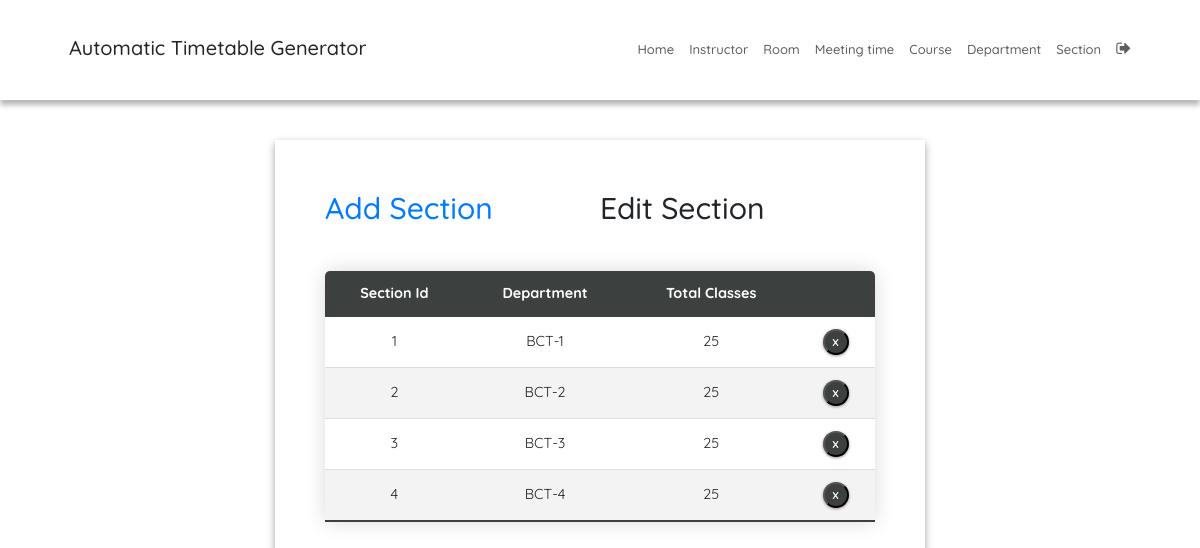
The page /sectionEdit/ (signed in) on the database its author committed.
### SchedulerApp/models.py (models this page shows, shortened)
class Section(models.Model):
    section_id = models.CharField(max_length=25, primary_key=True)
    department = models.ForeignKey(Department, on_delete=models.CASCADE)
    num_class_in_week = models.IntegerField(default=0)
    course = models.ForeignKey(Course,
                               on_delete=models.CASCADE,
                               blank=True,
                               null=True)
    meeting_time = models.ForeignKey(MeetingTime,
                                     on_delete=models.CASCADE,
                                     blank=True,
                                     null=True)
    room = models.ForeignKey(Room,
                             on_delete=models.CASCADE,
                             blank=True,
                             null=True)
    instructor = models.ForeignKey(Instructor,
                                   on_delete=models.CASCADE,
                                   blank=True,
                                   null=True)

class Department(models.Model):
    dept_name = models.CharField(max_length=50)
    courses = models.ManyToManyField(Course)
    def __str__(self):
        return self.dept_name

### SchedulerApp/views.py (the view)
# urls.py: path('sectionEdit/', sectionEdit, name='sectionEdit'),
@login_required
def sectionEdit(request):
    context = {'sections': Section.objects.all()}
    return render(request, 'sectionEdit.html', context)

### SchedulerApp/templatetags/index.py (called while the page is built)
@register.tag
def active(parser, token):
    args = token.split_contents()
    template_tag = args[0]
    if len(args) < 2:
        raise (template.TemplateSyntaxError, f'{template_tag} tag requires at least one argument')
    return NavSelectedNode(args[1:])

    def render(self, context):
        path = context['request'].path
        for p in self.patterns:
            pValue = template.Variable(p).resolve(context)
            if path == pValue:
                return 'active'
        return ''

### templates/sectionEdit.html (shortened to what this page needs)
{% extends 'base.html' %}
{% block content %}
{% load static %}
<fieldset class="fieldset">
  <div class="tablink">
    <a href="{% url 'sectionAdd'%}">
      <h1 onclick="openPage('new')" id="defaultOpen">Add Section</h1>
    </a>
    <h1 onclick="openPage('edit')" id="link_to_edit">Edit Section</h1>
  </div>
  <div class="tabcontent" id="edit">
    <table class="editTable">
      <thead>
        <tr class="table-headers">
          <th>Section Id</th>
          <th>Department</th>
          <th>Total Classes</th>
          <th class="empty"></th>
        </tr>
      </thead>
      <tbody>
        {% for sec in sections %}
        <tr>
          <td>{{sec.section_id}}</td>
          <td>{{sec.department}}</td>
          <td>{{sec.num_class_in_week }}</td>
          <td class="empty">
            <form action="{% url 'deletesection' sec.section_id %}" method="post">
              <input type="submit" value="X" class="cross">
            </form>
          </td>
        </tr>
        {% endfor %}
      </tbody>
    </table>
  </div>
</fieldset>
{% endblock %}

### static/CSS/style.css (style rules this page uses)
:root { --green4: #343837; --green5: #303333; --green6: #454a49; --green7: #3c403f; --white: #fff; --grey: #aaa; --dark-grey: #444; --light-grey: #a29999; --lighter-grey: #dddddd; --lightest-grey: #f3f3f3; --box-shadow: #9e9292; }
html { font-size: 100%; box-sizing: border-box; scroll-behavior: smooth; }
html, body { margin: 0; padding: 0; width: 100vw; min-height: 100%; text-rendering: optimizeLegibility; font-family: "Quicksand", sans-serif; font-size: 62.5%; }
body { position: relative; }
a { text-decoration: none; }
fieldset { padding: 50px; border-radius: 0 0 8px 8px; background: transparent; box-shadow: rgba(0, 0, 0, 0.145) 0px 4px 8px, rgba(0, 0, 0, 0.24) 0px 3px 8px; border-top: 5px solid var(--green1); }
.fieldset { min-width: 65rem; font-size: 1.6rem; }
.tablink { display: grid; grid-template-columns: 1fr 1fr; }
.tablink h1 { color: var(--green3); padding-bottom: 2rem; cursor: pointer; font-size: 3rem; }
.tabcontent { display: grid; gap: 3rem; }
.editTable, .timetable { border-collapse: collapse; margin-top: 2rem; font-size: 0.9em; min-width: 40rem; border-radius: 5px 5px 0 0; overflow: hidden; box-shadow: 0 0 20px rgba(0, 0, 0, 0.15); text-align: center; }
.editTable thead tr, .timetable thead tr { background-color: var(--green7); color: var(--white); font-weight: bold; }
.editTable th, .editTable td, .timetable th, .timetable td { padding: 1.2rem 1.5rem; }
.editTable tbody tr, .timetable tbody tr { border-bottom: 1px solid var(--lighter-grey); }
.editTable tbody tr:nth-of-type(even), .timetable tbody tr:nth-of-type(even) { background-color: var(--lightest-grey); }
.editTable tbody tr:last-of-type, .timetable tbody tr:last-of-type { border-bottom: 2px solid var(--green7); }
.empty form { display: flex; justify-content: center; }
.cross { border-radius: 50%; font-size: 1rem; font-weight: bold; box-shadow: 0px 1px 3px 0px var(--box-shadow); padding: 4px; color: var(--white); background-color: var(--green7); cursor: pointer; width: 2.6rem; height: 2.6rem; }

### rows shown on the page
Section: section_id "1", department "BCT-1", num_class_in_week "25"
Section: section_id "2", department "BCT-2", num_class_in_week "25"
Section: section_id "3", department "BCT-3", num_class_in_week "25"
Section: section_id "4", department "BCT-4", num_class_in_week "25"
